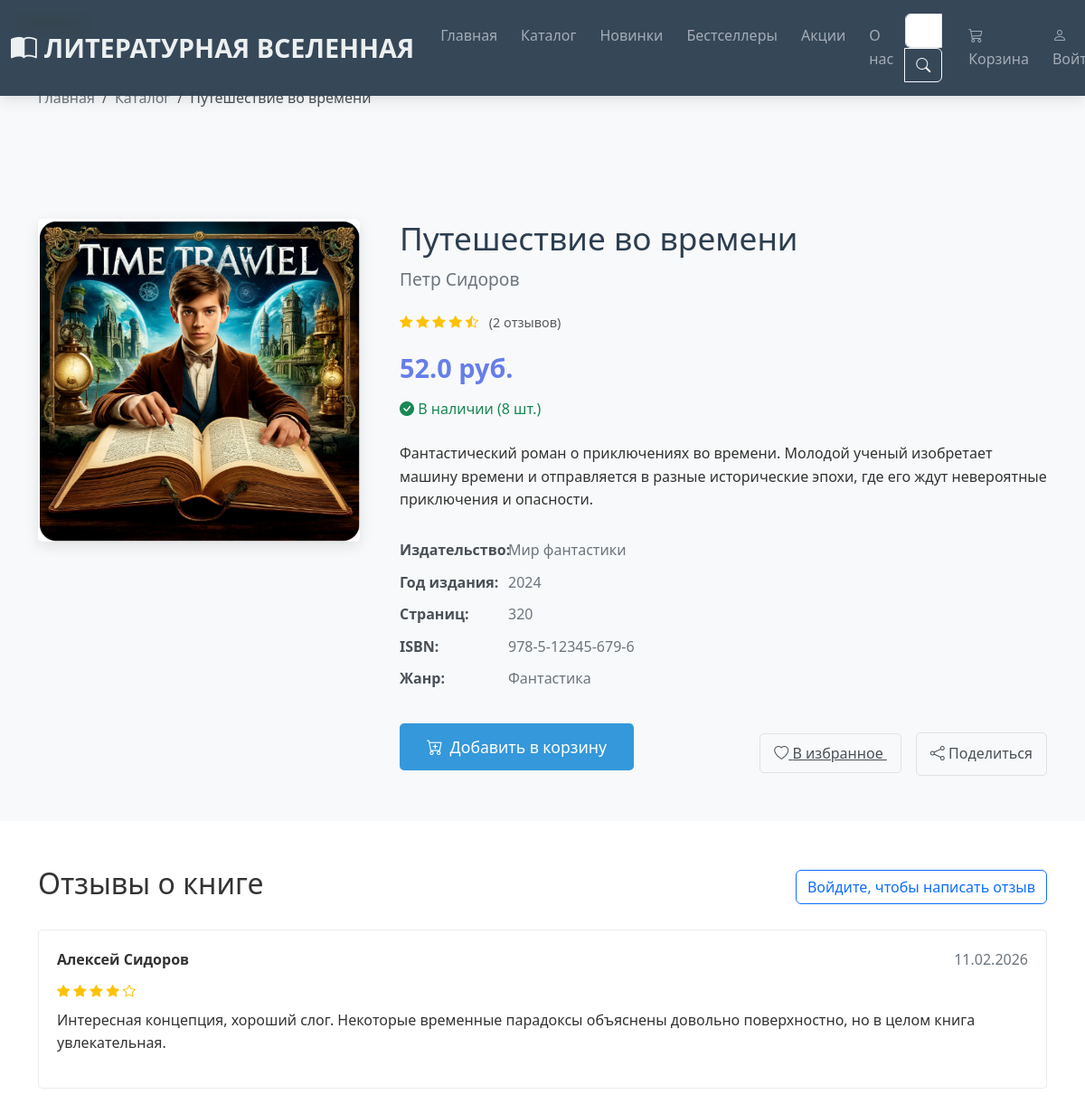
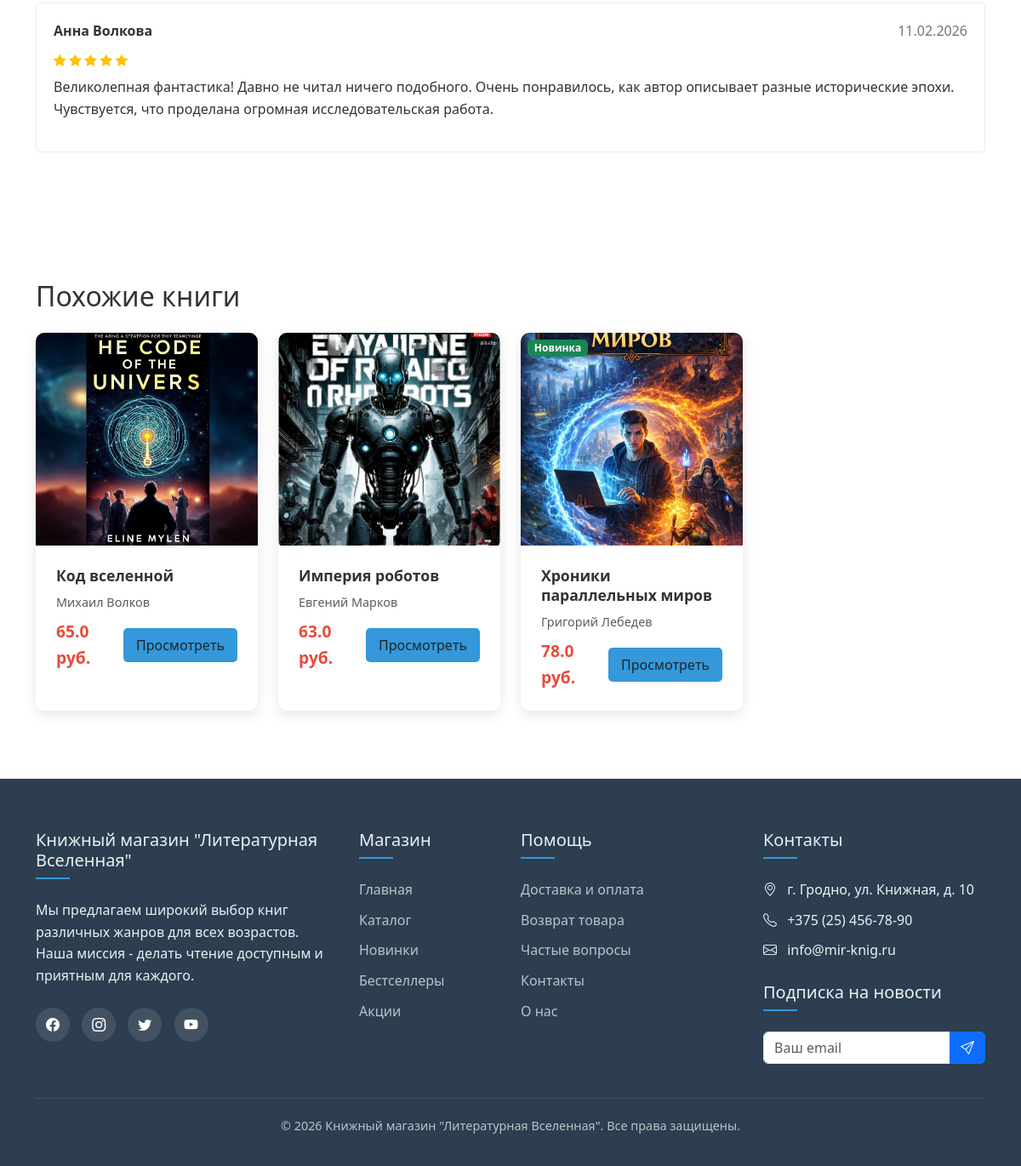
The page /book/2 on the database its author committed (2 pictures, top to bottom).
### models.py (models this page shows, shortened)
class Book(db.Model):
    __tablename__ = 'books'
    id = db.Column(db.Integer, primary_key=True)
    title = db.Column(db.String(200), nullable=False)
    author = db.Column(db.String(100), nullable=False)
    description = db.Column(db.Text, nullable=False)
    price = db.Column(db.Float, nullable=False)
    old_price = db.Column(db.Float)
    isbn = db.Column(db.String(20), unique=True)
    publisher = db.Column(db.String(100))
    year = db.Column(db.Integer)
    pages = db.Column(db.Integer)
    image = db.Column(db.String(100), default='book.jpg')
    rating = db.Column(db.Float, default=0.0)
    reviews_count = db.Column(db.Integer, default=0)
    is_new = db.Column(db.Boolean, default=False)
    is_bestseller = db.Column(db.Boolean, default=False)
    is_sale = db.Column(db.Boolean, default=False)
    sale_percent = db.Column(db.Integer)
    stock = db.Column(db.Integer, default=10)
    created_at = db.Column(db.DateTime, default=datetime.now)
    category_id = db.Column(db.Integer, db.ForeignKey('categories.id'), nullable=False)
    reviews = db.relationship('Review', backref='book', lazy=True)
    order_items = db.relationship('OrderItem', backref='book', lazy=True)
    wishlist_items = db.relationship('Wishlist', backref='book', lazy=True)

class Category(db.Model):
    __tablename__ = 'categories'
    id = db.Column(db.Integer, primary_key=True)
    name = db.Column(db.String(50), nullable=False, unique=True)
    slug = db.Column(db.String(50), nullable=False, unique=True)
    image = db.Column(db.String(100))
    books = db.relationship('Book', backref='category', lazy=True)

class Review(db.Model):
    __tablename__ = 'reviews'
    id = db.Column(db.Integer, primary_key=True)
    rating = db.Column(db.Integer, nullable=False)
    text = db.Column(db.Text, nullable=False)
    created_at = db.Column(db.DateTime, default=datetime.now)
    user_id = db.Column(db.Integer, db.ForeignKey('users.id'), nullable=False)
    book_id = db.Column(db.Integer, db.ForeignKey('books.id'), nullable=False)
    user = db.relationship('User', backref='reviews')

class User(db.Model):
    __tablename__ = 'users'
    id = db.Column(db.Integer, primary_key=True)
    first_name = db.Column(db.String(50), nullable=False)
    last_name = db.Column(db.String(50), nullable=False)
    email = db.Column(db.String(120), unique=True, nullable=False)
    password_hash = db.Column(db.String(128))
    phone = db.Column(db.String(20))
    is_admin = db.Column(db.Boolean, default=False)  # Добавленное поле
    created_at = db.Column(db.DateTime, default=datetime.now)
    orders = db.relationship('Order', backref='user', lazy=True)
    wishlist = db.relationship('Wishlist', backref='user', lazy=True)

### app.py (the view)
@app.route('/book/<int:book_id>')
def book_details(book_id):
    book = Book.query.get_or_404(book_id)
    reviews = Review.query.filter_by(book_id=book_id).order_by(Review.created_at.desc()).all()
    related_books = Book.query.filter_by(category_id=book.category_id)\
                             .filter(Book.id != book_id)\
                             .limit(4).all()
    in_wishlist = False
    if 'user_id' in session:
        wishlist_item = Wishlist.query.filter_by(
            user_id=session['user_id'],
            book_id=book_id
        ).first()
        in_wishlist = bool(wishlist_item)
    return render_template('book-details.html',
                         book=book,
                         reviews=reviews,
                         related_books=related_books,
                         in_wishlist=in_wishlist)

### templates/book-details.html (shortened to what this page needs)
{% extends "base.html" %}
{% block content %}
<section class="breadcrumb-section">
    <div class="container">
        <nav aria-label="breadcrumb">
            <ol class="breadcrumb">
                <li class="breadcrumb-item"><a href="{{ url_for('index') }}">Главная</a></li>
                <li class="breadcrumb-item"><a href="{{ url_for('catalog') }}">Каталог</a></li>
                <li class="breadcrumb-item active">{{ book.title }}</li>
            </ol>
        </nav>
    </div>
</section>
<section class="book-detail-section">
    <div class="container">
        <div class="row">
            <div class="col-md-4">
                <div class="book-cover-large">
                    <img src="{{ url_for('static', filename='img/books/' + book.image) }}" alt="{{ book.title }}">
                    {% if book.is_new %}
                        <span class="badge bg-success position-absolute top-0 start-0 m-3">Новинка</span>
                    {% elif book.is_bestseller %}
                        <span class="badge bg-warning position-absolute top-0 start-0 m-3">Бестселлер</span>
                    {% elif book.is_sale %}
                        <span class="badge bg-danger position-absolute top-0 start-0 m-3">-{{ book.sale_percent }}%</span>
                    {% endif %}
                </div>
            </div>
            <div class="col-md-8">
                <div class="book-info">
                    <h1 class="book-title">{{ book.title }}</h1>
                    <p class="book-author">{{ book.author }}</p>
                    <div class="rating mb-3">
                        {% for i in range(5) %}
                            {% if i < book.rating|int %}
                                <i class="bi bi-star-fill text-warning"></i>
                            {% elif book.rating - i > 0 %}
                                <i class="bi bi-star-half text-warning"></i>
                            {% else %}
                                <i class="bi bi-star text-warning"></i>
                            {% endif %}
                        {% endfor %}
                        <span class="text-muted ms-2">({{ book.reviews_count }} отзывов)</span>
                    </div>
                    <div class="book-price-block">
                        <div class="book-price">{{ book.price }} руб.</div>
                    </div>
                    <div class="book-availability mb-4">
                        {% if book.stock > 0 %}
                            <span class="text-success">
                                <i class="bi bi-check-circle-fill"></i> В наличии ({{ book.stock }} шт.)
                            </span>
                        {% else %}
                            <span class="text-danger">
                                <i class="bi bi-x-circle-fill"></i> Нет в наличии
                            </span>
                        {% endif %}
                    </div>
                    <p class="book-description">{{ book.description }}</p>
                    <div class="book-meta">
                        <div class="meta-item">
                            <span class="meta-label">Издательство:</span>
                            <span class="meta-value">{{ book.publisher }}</span>
                        </div>
                        <div class="meta-item">
                            <span class="meta-label">Год издания:</span>
                            <span class="meta-value">{{ book.year }}</span>
                        </div>
                        <div class="meta-item">
                            <span class="meta-label">Страниц:</span>
                            <span class="meta-value">{{ book.pages }}</span>
                        </div>
                        <div class="meta-item">
                            <span class="meta-label">ISBN:</span>
                            <span class="meta-value">{{ book.isbn }}</span>
                        </div>
                        <div class="meta-item">
                            <span class="meta-label">Жанр:</span>
                            <span class="meta-value">{{ book.category.name }}</span>
                        </div>
                    </div>
                    <div class="book-actions mt-4">
                        <form action="{{ url_for('add_to_cart', book_id=book.id) }}" method="post" class="d-inline">
                            <button type="submit" class="btn-add-to-cart" {% if book.stock == 0 %}disabled{% endif %}>
                                <i class="bi bi-cart-plus"></i> Добавить в корзину
                            </button>
                        </form>
                            <br>
                        <div class="book-secondary-actions mt-3">
                            {% if session.user_id %}
                                {% if in_wishlist %}
                                    <a href="{{ url_for('remove_from_wishlist', book_id=book.id) }}" class="btn-secondary-action mx-3">
                                        <i class="bi bi-heart-fill text-danger"></i> В избранном
                                    </a>
                                {% else %}
                                    <a href="{{ url_for('add_to_wishlist', book_id=book.id) }}" class="btn-secondary-action mx-3">
                                        <i class="bi bi-heart"></i> В избранное
                                    </a>
                                {% endif %}
                            {% else %}
                                <a href="{{ url_for('login', next=url_for('book_details', book_id=book.id)) }}" class="btn-secondary-action mx-3">
                                    <i class="bi bi-heart"></i> В избранное
                                </a>
                            {% endif %}
                            <button class="btn-secondary-action" onclick="window.print()">
                                <i class="bi bi-share"></i> Поделиться
                            </button>
                        </div>
                    </div>
                </div>
            </div>
        </div>
    </div>
</section>
<section class="reviews-section">
    <div class="container">
        <div class="d-flex justify-content-between align-items-center mb-4">
            <h2>Отзывы о книге</h2>
            {% if session.user_id %}
                <button class="btn btn-primary" data-bs-toggle="modal" data-bs-target="#reviewModal">
                    <i class="bi bi-pencil-square"></i> Написать отзыв
                </button>
            {% else %}
                <a href="{{ url_for('login', next=url_for('book_details', book_id=book.id)) }}" class="btn btn-outline-primary">
                    Войдите, чтобы написать отзыв
                </a>
            {% endif %}
        </div>
        {% if reviews %}
            {% for review in reviews %}
            <div class="review-card">
                <div class="review-header">
                    <span class="review-author">{{ review.user.first_name }} {{ review.user.last_name }}</span>
                    <span class="review-date">{{ review.created_at.strftime('%d.%m.%Y') }}</span>
                </div>
                <div class="rating mb-2">
                    {% for i in range(5) %}
                        {% if i < review.rating %}
                            <i class="bi bi-star-fill text-warning"></i>
                        {% else %}
                            <i class="bi bi-star text-warning"></i>
                        {% endif %}
                    {% endfor %}
                </div>
                <p>{{ review.text }}</p>
            </div>
            {% endfor %}
        {% else %}
            <div class="text-center py-5">
                <i class="bi bi-chat-dots" style="font-size: 3rem; color: #ccc;"></i>
                <p class="mt-3 text-muted">У этой книги пока нет отзывов. Будьте первым!</p>
            </div>
        {% endif %}
    </div>
</section>
{% if related_books %}
<section class="related-books">
    <div class="container">
        <h2 class="mb-4">Похожие книги</h2>
        <div class="row g-4">
            {% for related in related_books %}
            <div class="col-md-6 col-lg-3">
                <div class="book-card">
                    <div class="book-cover">
                        <img src="{{ url_for('static', filename='img/books/' + related.image) }}" alt="{{ related.title }}">
                        {% if related.is_new %}
                            <span class="badge bg-success position-absolute top-0 start-0 m-2">Новинка</span>
                        {% endif %}
                    </div>
                    <div class="card-body">
                        <h5 class="card-title">{{ related.title }}</h5>
                        <p class="author text-muted">{{ related.author }}</p>
                        <div class="d-flex justify-content-between align-items-center">
                            <span class="price">{{ related.price }} руб.</span>
                            <a href="{{ url_for('book_details', book_id=related.id) }}" class="btn btn-book">Просмотреть</a>
                        </div>
                    </div>
                </div>
            </div>
            {% endfor %}
        </div>
    </div>
</section>
{% endif %}
{% endblock %}

### rows shown on the page
Book: title "Путешествие во времени", image (picture), author "Петр Сидоров", rating 4.5 (drawn), reviews_count "2", price "52.0", stock "8", description "Фантастический роман о приключениях во времени. Молодой ученый изобретает машину времени и отправляется в разные исторические эпохи, где его ждут невероятные приключения и опасности.", publisher "Мир фантастики", year "2024", pages "320", isbn "978-5-12345-679-6"
Category: category.name "Фантастика"
Review: user.first_name "Алексей", user.last_name "Сидоров", created_at "11.02.2026", rating 4 (drawn), text "Интересная концепция, хороший слог. Некоторые временные парадоксы объяснены довольно поверхностно, но в целом книга увлекательная."
Review: user.first_name "Анна", user.last_name "Волкова", created_at "11.02.2026", rating 5 (drawn), text "Великолепная фантастика! Давно не читал ничего подобного. Очень понравилось, как автор описывает разные исторические эпохи. Чувствуется, что проделана огромная исследовательская работа."
Book: image (picture), title "Код вселенной", author "Михаил Волков", price "65.0"
Book: image (picture), title "Империя роботов", author "Евгений Марков", price "63.0"
Book: image (picture), is_new "Новинка", title "Хроники параллельных миров", author "Григорий Лебедев", price "78.0"
